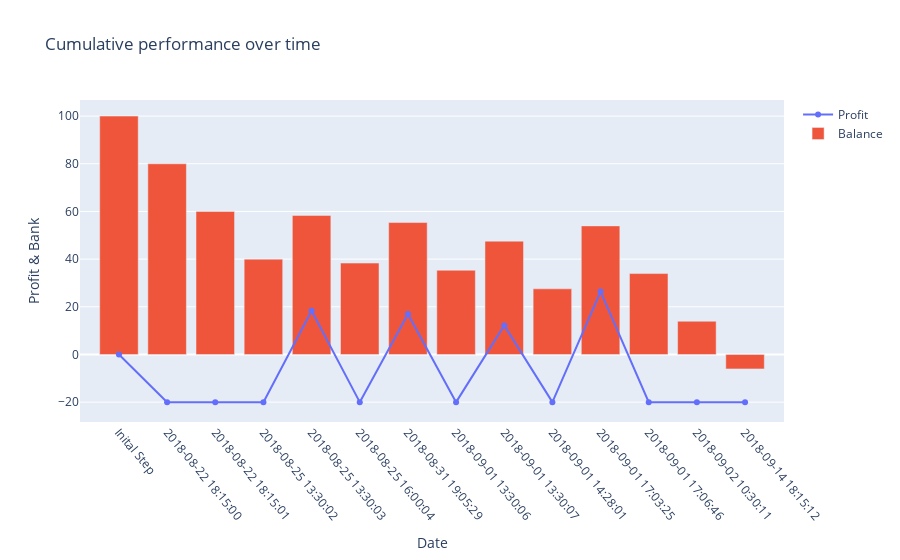

This figure's notebook cell:
### Markdown cell above
### Playing Medium Stake on Home Team Win (1X2)

### Code cell
# Init RL env.
env.reset()
# Init done Flag to False.
done = False
# Init loop counter.
i = 0
# Stops when it is done or when we have bet on all provided games.
while not done and i < max_steps_limit:
    # Make a step.
    obs, reward, done, info = env.step(2)
    # Increment counter.
    i = i + 1
# Display graph.
env.render()

### Figure 1 — Plotly figure (JSON) as saved in the notebook; plotly's stock layout.template omitted (floating-point values rounded to 4 significant figures; data arrays with more than 128 entries replaced by an {"elided": "..."} marker saying what was removed)
{"data": [{"customdata": {"elided": "14x10 mixed values"}, "hovertemplate": "<br><b>Game: </b>%{customdata[0]} VS %{customdata[1]}        <br><b>Game Date: </b>%{customdata[8]}        <br><b>Game Result: </b>%{customdata[9]}        <br><b>1X2 Odds: </b>%{customdata[2]} %{customdata[3]} %{customdata[4]}        <br><b>Asian Handicap Odds: </b>%{customdata[5]} %{customdata[6]}        <br><b>Bet Action: </b>%{customdata[7]}        <br><b>Balance: </b>%{text}        <br><b>Profit: </b> %{y}        ", "name": "Profit", "text": ["100.0", "80.0", "60.0", "40.0", "58.34", "38.34", "55.34", "35.34", "47.54", "27.54", "53.94", "33.94", "13.94", "-6.06"], "type": "scatter", "x": ["Inital Step", "2018-08-22 18:15:00", "2018-08-22 18:15:01", "2018-08-25 13:30:02", "2018-08-25 13:30:03", "2018-08-25 16:00:04", "2018-08-31 19:05:29", "2018-09-01 13:30:06", "2018-09-01 13:30:07", "2018-09-01 14:28:01", "2018-09-01 17:03:25", "2018-09-01 17:06:46", "2018-09-02 10:30:11", "2018-09-14 18:15:12"], "y": [0, -20, -20, -20, 18.34, -20, 17, -20, 12.2, -20, 26.4, -20, -20, -20]}, {"name": "Balance", "type": "bar", "x": ["Inital Step", "2018-08-22 18:15:00", "2018-08-22 18:15:01", "2018-08-25 13:30:02", "2018-08-25 13:30:03", "2018-08-25 16:00:04", "2018-08-31 19:05:29", "2018-09-01 13:30:06", "2018-09-01 13:30:07", "2018-09-01 14:28:01", "2018-09-01 17:03:25", "2018-09-01 17:06:46", "2018-09-02 10:30:11", "2018-09-14 18:15:12"], "y": [100, 80, 60, 40, 58.34, 38.34, 55.34, 35.34, 47.54, 27.54, 53.94, 33.94, 13.94, -6.06]}], "layout": {"hovermode": "x", "title": {"text": "Cumulative performance over time"}, "xaxis": {"showgrid": false, "tickangle": 50, "tickfont": {"size": 12}, "title": {"text": "Date"}, "type": "category"}, "yaxis": {"title": {"text": "Profit & Bank"}}}}
